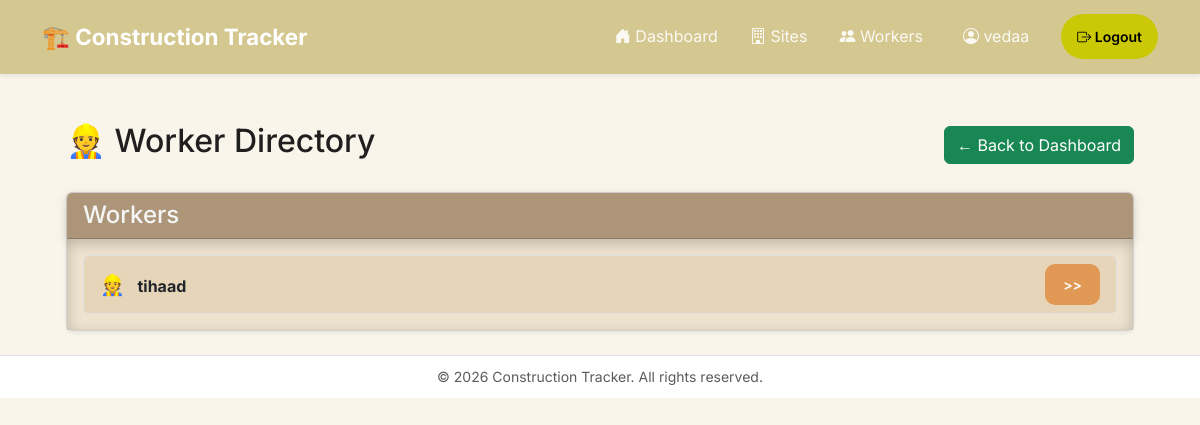
Before: /dashboard/worker_list/ (signed in) with the older database file.
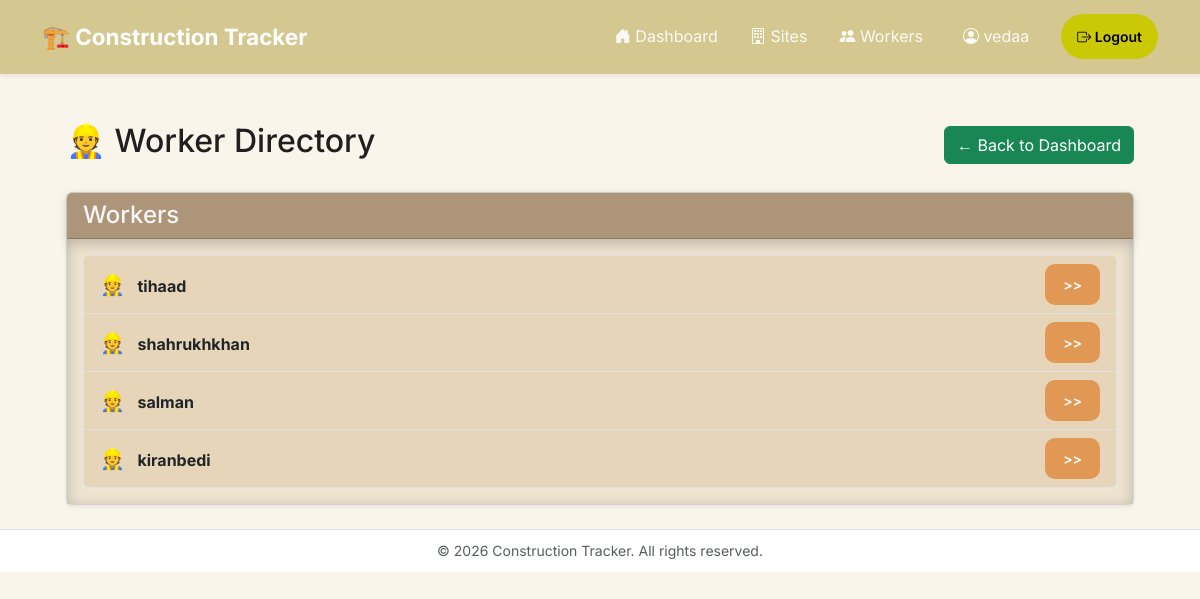
After: the same page with the newer database file.
### logs/models.py (models this page shows, shortened)
class UserProfile(models.Model):
    user=models.OneToOneField(User, on_delete=models.CASCADE)
    ROLE_CHOICES=[
        ('manager', 'Manager'),
        ('worker', 'Worker'),
    ]
    role=models.CharField(max_length=20, choices=ROLE_CHOICES)

### logs/views.py (the view)
# urls.py: path("dashboard/worker_list/", views.worker_list, name='worker_list'),
@manager_required
def worker_list(request):
    workerlist=UserProfile.objects.filter(role='worker')
    return render(request, 'worker_list.html', {'workerlist': workerlist})

### logs/context_processors.py (called while the page is built)
def user_role(request):
    role = None
    if request.user.is_authenticated and not request.user.is_superuser:
        profile = UserProfile.objects.filter(user=request.user).first()
        if profile:
            role = profile.role
    return {
        "user_role": role
    }

### logs/views.py (called while the page is built)
def manager_required(view_func):
    @wraps(view_func)
    @login_required
    def wrapped(request, *args, **kwargs):
        if request.user.is_superuser:
            return view_func(request, *args, **kwargs)
        profile = UserProfile.objects.filter(user=request.user).first()
        if profile is None or profile.role != "manager":
            raise PermissionDenied
        return view_func(request, *args, **kwargs)
    return wrapped

### logs/templates/worker_list.html
{% extends 'base.html' %}
{% block content %}
<div class="container-fluid px-4 mt-4">
    <div class="d-flex justify-content-between align-items-center mb-4">
        <h2>👷 Worker Directory</h2>
        <a href="{% url 'dashboard' %}" class="btn btn-success">
            ← Back to Dashboard
        </a>
    </div>
    <div class="card shadow-sm">
        <div class="card-header site-header">
            <h4 class="mb-0">Workers</h4>
        </div>
        <div class="card-body table-container material-log-body">
            <div class="list-group worker-rowcard">
                {% for worker in workerlist %}
                <a href="{% url 'worker_profile' worker.user.pk %}"
                   class="list-group-item list-group-item-action d-flex justify-content-between align-items-center worker-item">
                    <div>
                        <span class="fs-5 me-2">👷</span>
                        <strong>{{ worker.user.username }}</strong>
                    </div>
                    <span class="btn site-btn btn-sm">
                        >>
                    </span>
                </a>
                {% empty %}
                <div class="text-center text-muted py-4">
                    No workers available.
                </div>
                {% endfor %}
            </div>
        </div>
    </div>
</div>
{% endblock %}

Changed rows visible on the page:
added UserProfile: user.username "shahrukhkhan"
added UserProfile: user.username "salman"
added UserProfile: user.username "kiranbedi"
